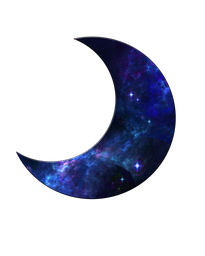
#> input picture Half-Moon.png, 205 x 256 px, shrunk from 800 x 1000 before the run
$ python test.py
#> lines starting #> are read from the running program, lines starting #| are printed output that depends on the picture
### image_encoder.py
from PIL import Image
import random
import sys


'''
ImageEncoder
    a class to load, encode, and save an image file using random spacing of
    the set of 3 pixels needed to encode a character
Attributes:
    filename: the filename of the image to encode
'''
class ImageEncoder:
    def __init__( self, filename ):
#> called with filename = 'Half-Moon.png'
        self.image_file = filename

        try:
            self.original_image = Image.open( self.image_file )
#> self.original_image is the input picture: PIL image 205x256 RGBA; mean R, G, B, A 5.6, 7.8, 19.3, 55.2
        except:
            print("File could not be opened.")
            sys.exit(1)

        self.image_format = self.original_image.format
#> self.image_format = 'PNG'

        self.encoded_image = self.original_image.copy()
        self.pixel_matrix = self.encoded_image.load()

        self.image_width = self.encoded_image.size[0]
#> self.image_width = 205
        self.image_height = self.encoded_image.size[1]
#> self.image_height = 256
        self.pixel_num = self.image_width * self.image_height
#> self.pixel_num = 52480

        self.stored_data = ""
        self.encoded = False

    def encode( self, data ):
        '''
        encode
            encodes the data passed to the image using least significant
            bit steganography
        Parameters:
            data: a string of characters to hide within the image
        Returns:
            True: on success
            False: if the image has already been encoded or if the data
            string is too long to be stored in the image
        '''
#> called with data = 'The secret message is secret'
        NUM_PIXELS_FOR_CHAR = 3

        if self.encoded:
            print( "Image has already been encoded with data." )
            return False

        if len(data) * NUM_PIXELS_FOR_CHAR > self.pixel_num:
            print( "Size of input is too large for image to store." )
            return False

        self.stored_data = data

        pixels_used = len( data ) * NUM_PIXELS_FOR_CHAR
        max_index = ( ( self.pixel_num - pixels_used ) // pixels_used )
#> max_index = 623
        section_size = max_index + NUM_PIXELS_FOR_CHAR
#> section_size = 626

        current_col = 0
        current_row = 0

        for i in range( len( data ) ):
            random_index = random.randint( 0, max_index )

            for j in range( random_index ):
                self.pixel_matrix[current_col, current_row] = self.zero_pixel( self.pixel_matrix[current_col, current_row] )
                current_col += 1
                if current_col >= self.image_width:
                    current_col = 0
                    current_row += 1

            pixel_set = []
            pixel_set_coordinates = []
            for j in range( NUM_PIXELS_FOR_CHAR ):
                pixel_set.append( self.pixel_matrix[current_col, current_row] )
                pixel_set_coordinates.append( ( current_col, current_row ) )
                current_col += 1
                if current_col >= self.image_width:
                    current_col = 0
                    current_row += 1

            new_pixel_set = self.store_char( data[0], pixel_set )
            data = data[1:]

            for new_pixel in new_pixel_set:
                self.pixel_matrix[pixel_set_coordinates[0][0], pixel_set_coordinates[0][1]] = new_pixel
                pixel_set_coordinates = pixel_set_coordinates[1:]

            for j in range( section_size - ( random_index + NUM_PIXELS_FOR_CHAR ) ):
                self.pixel_matrix[current_col, current_row] = self.zero_pixel( self.pixel_matrix[current_col, current_row] )
                current_col += 1
                if current_col >= self.image_width:
                    current_col = 0
                    current_row += 1
#> after the loop, current_col = 103; current_row = 85

        while current_col < self.image_width and current_row < self.image_height:
            self.pixel_matrix[current_col, current_row] = self.zero_pixel( self.pixel_matrix[current_col, current_row] )
            current_col += 1
            if current_col >= self.image_width:
                current_col = 0
                current_row += 1
#> this loop made 34952 passes
#> (bin_pixel in zero_pixel, zeroed_position in zero_pixel, zeroed_pixel in zero_pixel) on passes 1 to 6: (('00000000', '00000000', '00000000'), '00000000', (0, 0, 0)), (('00000000', '00000000', '00000000'), '00000000', (0, 0, 0)), (('00000000', '00000000', '00000000'), '00000000', (0, 0, 0)), (('00000000', '00000000', '00000000'), '00000000', (0, 0, 0)), (('00000000', '00000000', '00000000'), '00000000', (0, 0, 0)), (('00000000', '00000000', '00000000'), '00000000', (0, 0, 0))
#> after the loop, current_col = 0; current_row = 256

        self.encoded = True

        return True

    # [7 lines left out: function reset_image, not called in this run]

    @staticmethod
    def bin_to_pixel( bin_pixel ):
        '''
        bin_to_pixel
            converts a tuple with three binary values into a tuple containing
            the integer representations of those values
        Parameters:
            bin_pixel: a tuple with three binary values
        Returns
            a tuple with the binary values converted to integers
        '''
        return ( int( bin_pixel[0], 2 ), int( bin_pixel[1], 2 ), int( bin_pixel[2], 2 ) )

    def zero_pixel( self, pixel ):
        '''
        zero_pixel
            sets the least significant bit of the first value in the pixel
            tuple to zero
        Parameters:
            pixel: the pixel tuple to zero the first value for
        Returns:
            zeroed_pixel: the zeroed pixel tuple
        '''
        bin_pixel = self.pixel_to_bin( pixel )
        zeroed_position = str(bin_pixel[0][:-1]) + "0"
        zeroed_pixel = ( zeroed_position, bin_pixel[1], bin_pixel[2] )
        zeroed_pixel = self.bin_to_pixel( zeroed_pixel )
        return zeroed_pixel

    @staticmethod
    def pixel_to_bin( rgb_tuple ):
        '''
        pixel_to_bin
            converts a tuple with three integer values into a tuple containing
            the binary representations of those values
        Parameters:
            rgb_tuple: a pixel tuple of three integers 0-255
        Returns:
            a tuple with the integer values converted to binary
        '''
        return ( "{0:08b}".format( rgb_tuple[0] ) , "{0:08b}".format( rgb_tuple[1] ), "{0:08b}".format( rgb_tuple[2] ) )

    def store_char( self, char, pixel_list ):
        '''
        store_char
            stores a single character into a set of three pixels, setting the
            first of the nine least significant bits to 1 to designate the
            start of an encoded pixel block
        Parameters:
            char: the single character to store in the pixel set

            pixel_list: a list containing three pixel tuples to store the
            character in
        Returns:
            new_pixel_list: a list containing the three pixel tuples encoded
            with the character in their least significant bits
        '''
        char_value = ord( char )
        char_bin = "{0:08b}".format( char_value )

        bin_pixel_list = []
        for pixel in pixel_list:
            bin_pixel_list.append( self.pixel_to_bin( pixel ) )

        new_pixel_list = []

        first_bin_val = True
        for pixel in bin_pixel_list:
            new_bin_values = []
            for bin_val in pixel:
                if not first_bin_val:
                    new_bin_values.append( bin_val[:-1] + char_bin[0] )
                    char_bin = char_bin[1:]
                else:
                    new_bin_values.append( str(bin_val[:-1]) + "1" )
                    first_bin_val = False
            new_pixel_list.append( tuple( new_bin_values ) )

        for i in range( len( new_pixel_list ) ):
            new_pixel_list[i] = self.bin_to_pixel( new_pixel_list[i] )

        return new_pixel_list

    def save_image( self, filename ):
        '''
        save_image
            saves the encoded image to a file using the passed filename and
            png format
        Parameters:
            filename: the new image filename as a string, without the .format
            on the end
        Returns:
            True: on success

            False: if the image could not be saved
        '''
#> called with filename = 'Half-Moon-2.png'
        try:
            self.encoded_image.save( filename, "png" )
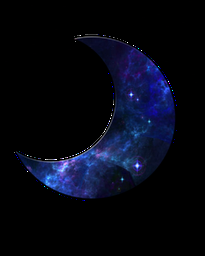
#> saved as Half-Moon-2.png: PIL image 205x256 RGBA; mean R, G, B, A 5.5, 7.8, 19.4, 255
            return True
        except:
            print( "Incorrect filename or format specified." )
            return False

# [72 lines left out: functions decode, pixels_to_char, encoder_main, not called in this run]

### image_aes.py
from Crypto.Cipher import AES
from Crypto.Hash import SHA256
from Crypto.Util.Padding import pad, unpad

# [53 lines left out: functions encrypt, decrypt, not called in this run]


def generate_key(key_text):
    '''
    generate_key
        returns the SHA256 hash of a key string
    Parameters:
        key_text: the key provided by the user
    Returns:
        the 32 byte SHA256 digest of key_text
    '''
#> (the run stopped early here; a loop or call above may not have finished)
